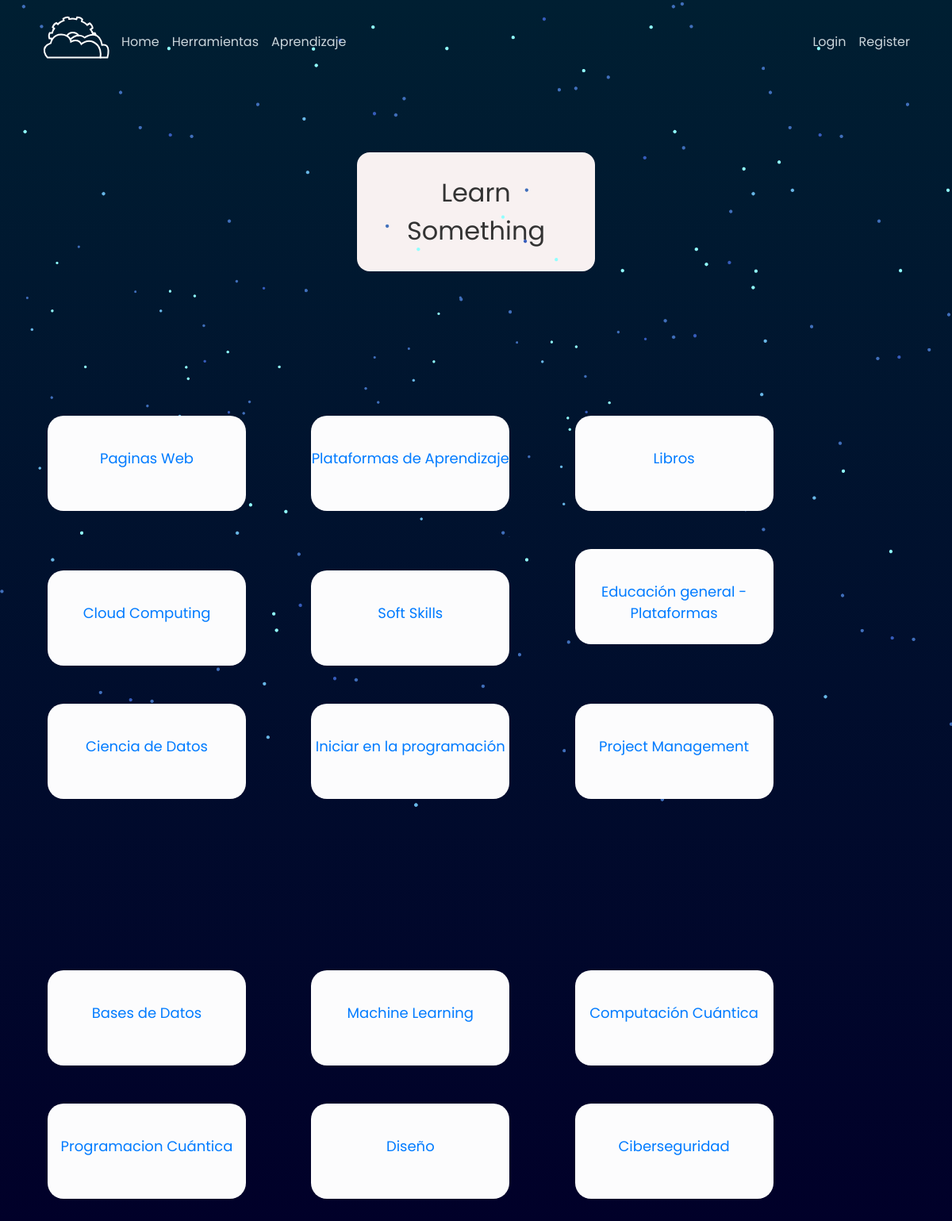
Page /learn on the committed database.
### aplicacion/models.py (models this page shows)
class Category(db.Model):
    id = db.Column(db.Integer, primary_key=True)
    category_name = db.Column(db.String(20), unique=True, nullable=False)
    image_category = db.Column(db.String(30), unique=False, nullable=True)
    type_category_id = db.Column(db.Integer, db.ForeignKey('type.id'))
    url_for_category = db.Column(db.String(30), unique=True, nullable=True)
    category_id = db.relationship('Tool', backref='category_name')

### aplicacion/routes.py (the view)
@app.route('/learn')
def learn():
    form = ActividadesInput()
    id_user = current_user.get_id()
    activities = Activity.query.filter_by(users_id=id_user).all()
    myCategory = Category.query.filter_by(type_category_id=2).all()
    return render_template('learn-2.html',form=form, myCategory=myCategory, incomplete=activities)

### aplicacion/routes.py (called while the page is built)
@app.before_request
def before_request():
    new = request.endpoint
    print(new)
    g.lista_dou = addon(lista, new)
    print(g.lista_dou)

### aplicacion/templates/learn-2.html (shortened to what this page needs)
{% extends "layout.html" %}
{% block links %}
    <link rel="stylesheet" type="text/css" href="{{ url_for('static', filename='css/normalize.css') }}">
    <link rel="stylesheet" type="text/css" href="{{ url_for('static', filename='css/style-2.css') }}">
{% endblock %}
{% block body %}
<div class="contenedor" style="background-color: transparent !important;">
    <div class="contenedor-2">
        <div class="container titan">Learn Something</div>
    </div>
</div>
<ul>
    {% for i in myCategory %}
        <a href="{{ url_for(i.url_for_category) }}">
            <div class="cuadrate">
                 <div class="texto" style="font-family: 'Poppins', sans-serif; font-size: large;">{{ i.category_name }}</div>
            </div>
        </a>
    {% endfor %}
</ul>
{% endblock %}

### aplicacion/static/css/style.css (style rules this page uses)
body { margin: 0; padding: 0; box-sizing: border-box; font-family: 'Poppins', sans-serif; scroll-behavior: smooth; }

### aplicacion/static/css/main.css (style rules this page uses)
body { background: #fafafa; color: #333333; margin-top: 5rem; }

### aplicacion/static/css/style-2.css (style rules this page uses)
* { margin: 0; padding: 0; box-sizing: border-box; font-family: 'Poppins', sans-serif; scroll-behavior: smooth; }
body { background: linear-gradient(#001f32,#010029); width: 100%; }

### rows in the picture
Category: category_name "Paginas Web"
Category: category_name "Plataformas de Aprendizaje"
Category: category_name "Libros"
Category: category_name "Cloud Computing"
Category: category_name "Soft Skills"
Category: category_name "Educación general - Plataformas"
Category: category_name "Ciencia de Datos"
Category: category_name "Iniciar en la programación"
Category: category_name "Project Management"
Category: category_name "Bases de Datos"
Category: category_name "Machine Learning"
Category: category_name "Computación Cuántica"
Category: category_name "Programacion Cuántica"
Category: category_name "Diseño"
Category: category_name "Ciberseguridad"
